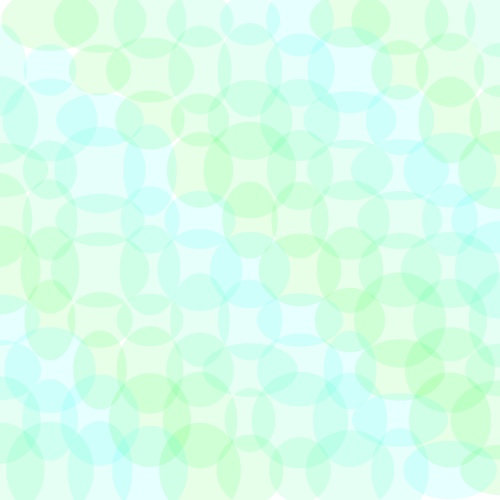
Frame 1 (no input)
Frame 60 (the mouse pressed at the canvas centre just before this capture): identical to frame 1, image omitted
Frame 120 (the mouse held since frame 60 and released just before this capture): identical to frame 1, image omitted

The Processing sketch that drew this single still picture (run headless with seeded random() and noise(); from frame 60 on, the mouse is pressed at the canvas centre):

// Processing sketch: processing_32461
// ── processing_32461.pde

int x = 0;
int y = 20;
int circlecolour1 = 250;
int circlecolour2 = 0;


void setup() {
  size(500,500);
  background (255, 255, 255);
  noStroke();
  }
  
  void draw(){
         smooth();

    
    while(y <500) {
      ellipse (x, y, random(50,100), random(50,100));
      fill (0, circlecolour1, circlecolour2, 25);
      x = x+50;
      circlecolour1 = circlecolour1 + 50;
      circlecolour2 = circlecolour2 + 50;
      
      if(x > 500) {
        y = y + 50;
        x = 0;
      }
          if (circlecolour2 > 255) {
      circlecolour2 = 0;
    }
    if (circlecolour1 < 0) {
      circlecolour1 = 255;
     }
      
    }
  }
